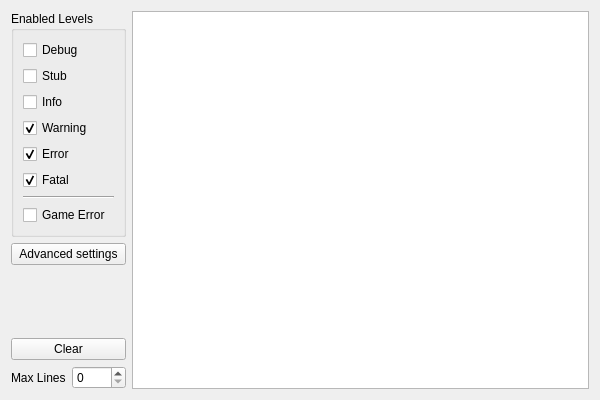
<?xml version="1.0" encoding="UTF-8"?>
<ui version="4.0">
 <class>LogView</class>
 <widget class="QWidget" name="LogView">
  <property name="geometry">
   <rect>
    <x>0</x>
    <y>0</y>
    <width>600</width>
    <height>400</height>
   </rect>
  </property>
  <property name="windowTitle">
   <string>Logs</string>
  </property>
  <layout class="QHBoxLayout" name="horizontalLayout">
   <item>
    <layout class="QVBoxLayout" name="verticalLayout_2">
     <item>
      <widget class="QGroupBox" name="groupBox">
       <property name="title">
        <string>Enabled Levels</string>
       </property>
       <layout class="QVBoxLayout" name="verticalLayout">
        <item>
         <widget class="QCheckBox" name="levelDebug">
          <property name="text">
           <string>Debug</string>
          </property>
          <property name="checked">
           <bool>false</bool>
          </property>
         </widget>
        </item>
        <item>
         <widget class="QCheckBox" name="levelStub">
          <property name="text">
           <string>Stub</string>
          </property>
          <property name="checked">
           <bool>false</bool>
          </property>
         </widget>
        </item>
        <item>
         <widget class="QCheckBox" name="levelInfo">
          <property name="text">
           <string>Info</string>
          </property>
          <property name="checked">
           <bool>false</bool>
          </property>
         </widget>
        </item>
        <item>
         <widget class="QCheckBox" name="levelWarn">
          <property name="text">
           <string>Warning</string>
          </property>
          <property name="checked">
           <bool>true</bool>
          </property>
         </widget>
        </item>
        <item>
         <widget class="QCheckBox" name="levelError">
          <property name="text">
           <string>Error</string>
          </property>
          <property name="checked">
           <bool>true</bool>
          </property>
         </widget>
        </item>
        <item>
         <widget class="QCheckBox" name="levelFatal">
          <property name="text">
           <string>Fatal</string>
          </property>
          <property name="checked">
           <bool>true</bool>
          </property>
         </widget>
        </item>
        <item>
         <widget class="Line" name="line">
          <property name="orientation">
           <enum>Qt::Horizontal</enum>
          </property>
         </widget>
        </item>
        <item>
         <widget class="QCheckBox" name="levelGameError">
          <property name="text">
           <string>Game Error</string>
          </property>
          <property name="checked">
           <bool>false</bool>
          </property>
         </widget>
        </item>
       </layout>
      </widget>
     </item>
     <item>
      <widget class="QPushButton" name="advanced">
       <property name="text">
        <string>Advanced settings</string>
       </property>
      </widget>
     </item>
     <item>
      <spacer name="verticalSpacer_2">
       <property name="orientation">
        <enum>Qt::Vertical</enum>
       </property>
       <property name="sizeHint" stdset="0">
        <size>
         <width>20</width>
         <height>40</height>
        </size>
       </property>
      </spacer>
     </item>
     <item>
      <widget class="QPushButton" name="clear">
       <property name="text">
        <string>Clear</string>
       </property>
      </widget>
     </item>
     <item>
      <layout class="QHBoxLayout" name="horizontalLayout_3">
       <item>
        <widget class="QLabel" name="label">
         <property name="text">
          <string>Max Lines</string>
         </property>
        </widget>
       </item>
       <item>
        <widget class="QSpinBox" name="maxLines">
         <property name="maximum">
          <number>9999</number>
         </property>
        </widget>
       </item>
      </layout>
     </item>
    </layout>
   </item>
   <item>
    <widget class="QPlainTextEdit" name="view">
     <property name="readOnly">
      <bool>true</bool>
     </property>
    </widget>
   </item>
  </layout>
 </widget>
 <resources/>
 <connections/>
</ui>
